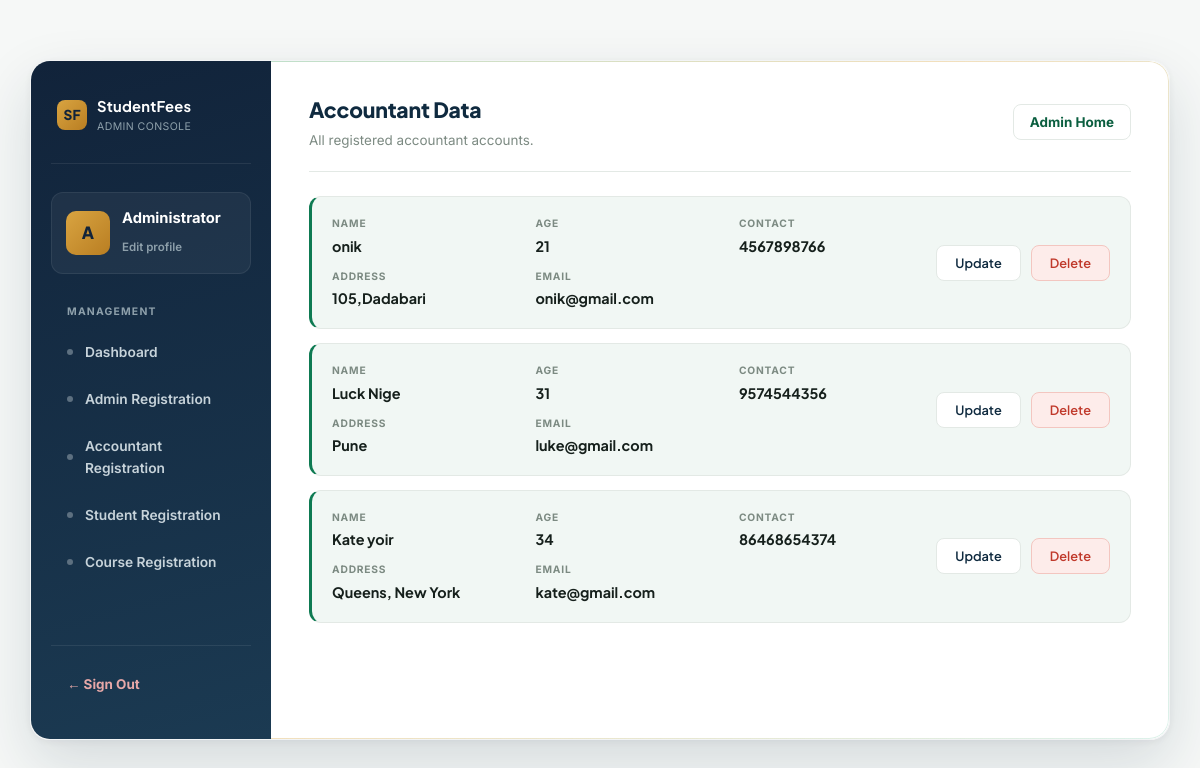
Screenshot of /accountant_show/ (signed in) with the database file from the repository.
### App1/models.py (models this page shows, shortened)
class AccountantData(models.Model):
    acc_name = models.CharField(max_length=100)
    age = models.IntegerField()
    address = models.CharField(max_length=100)
    contact = models.CharField(max_length=100)
    email = models.CharField(max_length=100,primary_key=True)

### App1/views.py (the view)
# urls.py: path('accountant_show/',accountant_show),
def accountant_show(request):
    if request.session.has_key('usertype'):
        usertype = request.session['usertype']
        if usertype == 'admin':
            data = AccountantData.objects.all()
            return render(request,'Show_accountant.html',{"data":data})
        elif usertype == 'accountant':
            data = AccountantData.objects.all()
            return render(request, 'Show_accountant2.html', {"data": data})
        else:
            return HttpResponseRedirect('../autherror/')
    else:
        return HttpResponseRedirect('../autherror/')

### App1/templates/Show_accountant.html (shortened to what this page needs)
<!DOCTYPE html>
<html lang="en">
<head>
</head>
<body>
<div class="dashboard">
  <aside class="sidebar">
    <div class="brand-row">
      <div class="brand-mark">SF</div>
      <div>
        <div class="brand-name">StudentFees</div>
        <div class="brand-sub">Admin Console</div>
      </div>
    </div>
    <div class="avatar-block">
      <div class="avatar">A</div>
      <div class="meta">
        <div class="name">Administrator</div>
        <a class="edit-link" href="../edit_adminprofile/">Edit profile</a>
      </div>
    </div>
    <div class="nav-label">Management</div>
    <nav>
      <a href="../adminhome/"><span class="ic"></span>Dashboard</a>
      <a href="../adminreg/"><span class="ic"></span>Admin Registration</a>
      <a  href="../accountant_reg/"><span class="ic"></span>Accountant Registration</a>
      <a href="../studentreg/"><span class="ic"></span>Student Registration</a>
      <a href="../coursereg/"><span class="ic"></span>Course Registration</a>
    </nav>
    <div class="logout-block">
      <a href="../logout/">&larr; Sign Out</a>
    </div>
  </aside>
  <main class="main">
    <div class="topbar">
      <div class="topbar-left">
        <h1>Accountant Data</h1>
        <p>All registered accountant accounts.</p>
      </div>
      <div class="topbar-right">
        <a href="../adminhome/">Admin Home</a>
      </div>
    </div>
    <div class="divider"></div>
    {% if data %}
      <div class="data-list">
        {% for d in data %}
          <div class="data-card">
            <div class="data-fields">
              <div>
                <div class="df-label">Name</div>
                <div class="df-value">{{ d.acc_name }}</div>
              </div>
              <div>
                <div class="df-label">Age</div>
                <div class="df-value">{{ d.age }}</div>
              </div>
              <div>
                <div class="df-label">Contact</div>
                <div class="df-value">{{ d.contact }}</div>
              </div>
              <div>
                <div class="df-label">Address</div>
                <div class="df-value">{{ d.address }}</div>
              </div>
              <div>
                <div class="df-label">Email</div>
                <div class="df-value">{{ d.email }}</div>
              </div>
            </div>
            <div class="data-actions">
              <form method="post" action="../edit_accountant/">
                <button type="submit" class="btn-secondary">Update</button>
              </form>
              <form method="post" action="../delete_accountant/">
                <button type="submit" class="btn-danger">Delete</button>
              </form>
            </div>
          </div>
        {% endfor %}
      </div>
    {% else %}
      <div class="empty-state">No accountants registered yet.</div>
    {% endif %}
  </main>
</div>
</body>
</html>

### rows the page displays
AccountantData: acc_name "onik", age "21", contact "4567898766", address "105,Dadabari", email "onik@gmail.com"
AccountantData: acc_name "Luck Nige", age "31", contact "9574544356", address "Pune", email "luke@gmail.com"
AccountantData: acc_name "Kate yoir", age "34", contact "86468654374", address "Queens, New York", email "kate@gmail.com"
